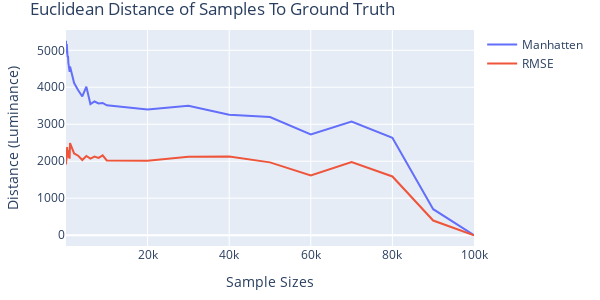

The notebook cell this image was saved under:
### Markdown cell above
### Manhatten

### Code cell
manhat_line = go.Figure(lineof(x=list(manhat_distances.keys()), y=list(manhat_distances.values()), name='Manhatten'), layout=go.Layout(dict(width=600, height=300, margin=dict(t=30,b=20,l=20,r=20))))
manhat_line.add_trace(lineof(x=list(rmse_distances.keys()), y=list(rmse_distances.values()), name="RMSE"))
manhat_line.update_layout(title='Euclidean Distance of Samples To Ground Truth', xaxis_title='Sample Sizes', yaxis_title='Distance (Luminance)')
#manhat_line.update_xaxes(type='log')
manhat_line

### Figure 1 — Plotly figure (JSON) as saved in the notebook; plotly's stock layout.template omitted (floating-point values rounded to 4 significant figures)
{"data": [{"mode": "lines", "name": "Manhatten", "type": "scatter", "x": [10, 20, 30, 40, 50, 60, 70, 80, 90, 100, 200, 300, 400, 500, 600, 700, 800, 900, 1000, 2000, 3000, 4000, 5000, 6000, 7000, 8000, 9000, 10000, 20000, 30000, 40000, 50000, 60000, 70000, 80000, 90000, 100000], "y": [5257.0, 4993.0, 4984.0, 5027.0, 4914.0, 5036.0, 4971.0, 5008.0, 4965.0, 4961.0, 5171.0, 4901.0, 4818.0, 4841.0, 4654.0, 4494.0, 4537.0, 4417.0, 4561.0, 4113.0, 3919.0, 3751.0, 4017.0, 3545.0, 3615.0, 3563.0, 3576.0, 3513.0, 3397.0, 3500.0, 3256.0, 3194.0, 2726.0, 3075.0, 2633.0, 703.6, 0]}, {"mode": "lines", "name": "RMSE", "type": "scatter", "x": [10, 20, 30, 40, 50, 60, 70, 80, 90, 100, 200, 300, 400, 500, 600, 700, 800, 900, 1000, 2000, 3000, 4000, 5000, 6000, 7000, 8000, 9000, 10000, 20000, 30000, 40000, 50000, 60000, 70000, 80000, 90000, 100000], "y": [2093.0, 1913.0, 2093.0, 2051.0, 1945.0, 2094.0, 2041.0, 1928.0, 2085.0, 2014.0, 2177.0, 2382.0, 2206.0, 2300.0, 2274.0, 2091.0, 2274.0, 2066.0, 2491.0, 2211.0, 2149.0, 2034.0, 2144.0, 2072.0, 2125.0, 2090.0, 2159.0, 2022.0, 2016.0, 2120.0, 2130.0, 1969.0, 1617.0, 1976.0, 1588.0, 396.2, 0]}], "layout": {"height": 300, "margin": {"b": 20, "l": 20, "r": 20, "t": 30}, "title": {"text": "Euclidean Distance of Samples To Ground Truth"}, "width": 600, "xaxis": {"title": {"text": "Sample Sizes"}}, "yaxis": {"title": {"text": "Distance (Luminance)"}}}}
